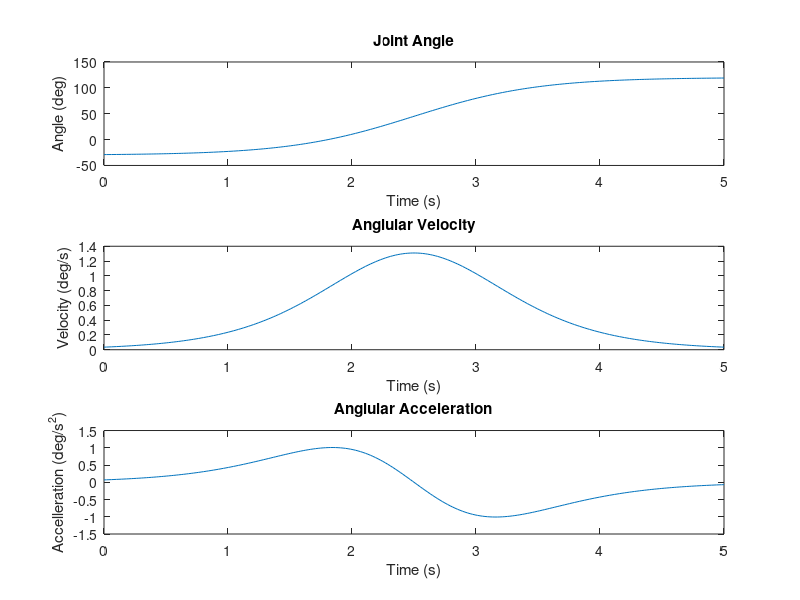

This chart was generated by the following MATLAB code:
%% BMEG301 Reverse Dynamic Solution For Device 3
% Authors: Bailey Phillips, Matthew Nuske, Oliver Michels, and Kyan Phillips

%% Assumptions

% The thigh is consider to be pivoted at the hip joint and has one DoF in flexion-extension. 
% Distal limb (shank) is fixed such that the longitudinal axis line up. 
% All other limbs can be ignored.

clc, clear

%% Parameters

% Subject Paramters
gender = 2; % 1 for female, 2 for male
weight = 85; % Total body mass of subject in 'kg'
height = 1.84; % Total body height of subject in 'm'

% Simulation Parameters
fps = 50;                           % Frames per second 
T_motion = 5;                       % Motion duration in seconds


% These are the first things i saw for the rom of the thigh about the hip.
% we can change this if we find its different with more research - Oli
theta_min = deg2rad(-30);                      % Minimum angle at extension
theta_max = deg2rad(120);                    % Maximum angle at flexion

%% Segment Factor Tables

% Segment factors based of De lava Table
% [Mass factor   Length factor   COM factor  Radius of Gyration factor]

% Female factors
segment_table(1).factors = [ 
0.1478  368.5/1735  0.3612  0.369;  % Thigh (female)
0.0481  432.3/1735  0.4416  0.271   % Shank (female)
];

% Male factors
segment_table(2).factors = [
0.1416  422.2/1741  0.4095  0.329;  % Thigh (male)
0.0433  434.0/1741  0.4459  0.255   % Shank (male)
];  


%% Create Structures With All of The Model's Segment Details 

model(1).name = 'Thigh'; model(1).color = 'k';
model(2).name = 'Shank'; model(2).color = 'r';

table = sprintf('Part Name \t Mass (kg)\t Length (m)\t COM (m)\t RGyration (m)\t Inertia (kg.m^2)');
disp(table)

% Assumption: The distal limb (shank) is fixed such that longitudinal axes
% line up, thus all other limbs can be ignored
for part = 1:2

    model(part).mass = weight*segment_table(gender).factors(part,1);
    model(part).length = height*segment_table(gender).factors(part,2);
    model(part).com_local = model(part).length*segment_table(gender).factors(part,3);

   if part < 2
        model(part).com_from_O = model(part).com_local;
    else
        model(part).com_from_O = model(part).com_local + sum([model(1:part-1).length]);
    end
    model(part).rgyration = model(part).length*segment_table(gender).factors(part,4);
    model(part).inertia = model(part).mass*(model(part).rgyration).^2;
    
    t = sprintf('%s\t\t %.3f\t\t %.3f\t\t %.3f\t\t %.3f\t\t %.5f',model(part).name,...
        model(part).mass, model(part).length, model(part).com_local,...
        model(part).rgyration, model(part).inertia);
    disp(t)
end

% System Center of Mass
mass_system = sum([model(:).mass]);

% display system mass
disp(['System mass = ', num2str(mass_system), ' kg']);

r_num = [model(:).mass].*[model(:).com_from_O];
CoM_system = sum(r_num)/mass_system;
disp([newline, 'System center of mass position = ',num2str(CoM_system),' m']);

% System Inertia About The Hip
I_seg_o = [model(:).inertia] + [model(:).mass].*([model(:).com_from_O].^2);
Inertia_system = sum(I_seg_o);
disp(['System mass moment of inertia at O = ',num2str(Inertia_system),' kg.m^2']);

%% Simulation Parameters
fps = 50;                           % Frames per second 
T_motion = 5;                       % Motion duration in seconds

% These are the first things i saw for the rom of the thigh about the hip.
% we can change this if we find its different with more research - Oli
theta_min = -30 * (pi/180);           % Minimum angle at extension in rad
theta_max = 120 * (pi/180);         % Maximum angle at flexion in rad

%% Simulation 
Num_Frames = ceil(T_motion*fps);                        % Calculates number of frames in the simulation
T_simulation = linspace(0, T_motion, Num_Frames);       % Creates a linearly spaced time vector for motion duration

% Sigmoid Function To Calculate Joint Angle
k = 10 / T_motion;                                                      % Steepness of sigmoid function (scales with the motion duration
s = 1 ./ (1 + exp(-k .* (T_simulation - (T_motion/2))));                % Sigmoid function
theta = (theta_min + (theta_max - theta_min) .* s) .* (180/pi);         % Joint angle 



omega = (theta_max - theta_min) .* k .*s .* (1 - s);                    % Angular velocity
alpha = (theta_max - theta_min) .* k^2 .*s .* (1 - s) .* (1 - 2*s);     % Angular acceleration

%% Plotting Results
figure;

% Joint Angle Over Time
subplot(3, 1, 1);
plot(T_simulation, theta);
ylabel('Angle (deg)');
xlabel('Time (s)')
title('Joint Angle');

% Joint Angular Velocity Over Time
subplot(3, 1, 2);
plot(T_simulation, omega)
ylabel('Velocity (deg/s)');
xlabel('Time (s)')
title('Anglular Velocity');

% Joint Angular Accelleration Over Time
subplot(3, 1, 3);
plot(T_simulation, alpha);
ylabel('Accelleration (deg/s^2)');
xlabel('Time (s)')
title('Anglular Acceleration');
